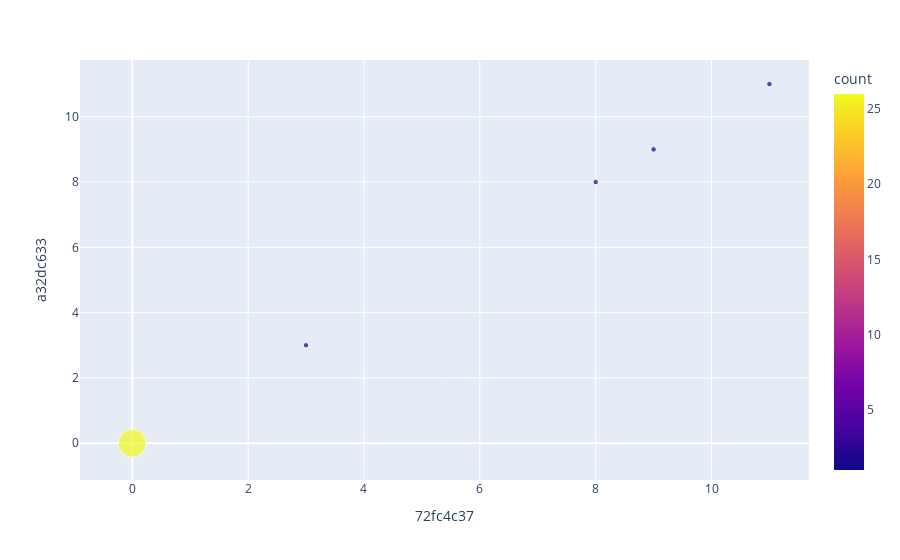

Source (notebook cell):
### Code cell
xAxis = '72fc4c37'
yAxis = 'a32dc633'
dfBroker19_5 = [df for df in dfList if df['name'] == 'abb-edge-19-broker-5'][0]
dfT1 = transposeData(dfBroker19_5['data'], '60T')
df1 = pd.DataFrame(dfT1, columns=[xAxis, yAxis])

df2 = df1.groupby([xAxis, yAxis]).size().reset_index(name='count')
display(df2)
fig = px.scatter(df2, x = xAxis, y = yAxis, size='count', color="count")
fig.show()

### Figure 1 — Plotly figure (JSON) as saved in the notebook; plotly's stock layout.template omitted (floating-point values rounded to 4 significant figures)
{"data": [{"hovertemplate": "72fc4c37=%{x}<br>a32dc633=%{y}<br>count=%{marker.color}<extra></extra>", "legendgroup": "", "marker": {"color": [26, 1, 1, 1, 1], "coloraxis": "coloraxis", "size": [26, 1, 1, 1, 1], "sizemode": "area", "sizeref": 0.065, "symbol": "circle"}, "mode": "markers", "name": "", "orientation": "v", "showlegend": false, "type": "scatter", "x": [0, 3, 8, 9, 11], "xaxis": "x", "y": [0, 3, 8, 9, 11], "yaxis": "y"}], "layout": {"coloraxis": {"colorbar": {"title": {"text": "count"}}, "colorscale": [[0, "#0d0887"], [0.1111, "#46039f"], [0.2222, "#7201a8"], [0.3333, "#9c179e"], [0.4444, "#bd3786"], [0.5556, "#d8576b"], [0.6667, "#ed7953"], [0.7778, "#fb9f3a"], [0.8889, "#fdca26"], [1, "#f0f921"]]}, "legend": {"itemsizing": "constant", "tracegroupgap": 0}, "margin": {"t": 60}, "xaxis": {"anchor": "y", "domain": [0, 1], "title": {"text": "72fc4c37"}}, "yaxis": {"anchor": "x", "domain": [0, 1], "title": {"text": "a32dc633"}}}}
